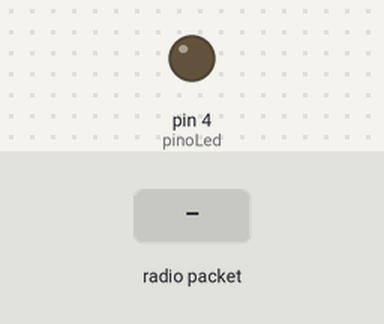
Recording of a sketch running on a simulated Arduino Uno, built with avr-gcc and run on an emulated ATmega328P. Shown: output pins drawn as LEDs (lit = HIGH). The inputs (shaded band) are chosen by the test bench. No radio packets arrive unless stated.

Above: at 1.2 s.
1.3 s: radio packet "led" arrives
At 1.6 s:
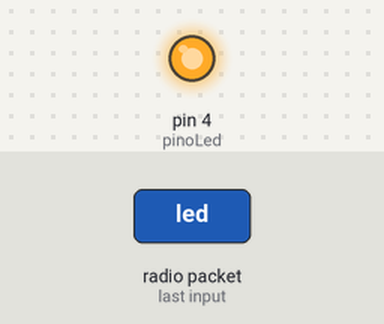
Timing chart, 0 to 4.3 s (numbered marks = the images above; inputs shaded):
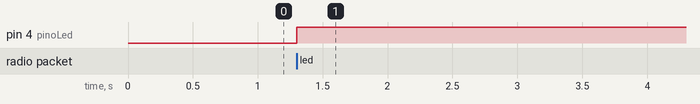

The sketch:

receptor.ino
```cpp
#include <RH_ASK.h> //INCLUSÃO DE BIBLIOTECA
#include <SPI.h> //INCLUSÃO DE BIBLIOTECA

RH_ASK driver; //CRIA O DRIVER PARA COMUNICAÇÃO

const int pinoLed = 4; //PINO DIGITAL UTILIZADO PELO LED
String str = ""; //VARIÁVEL DO TIPO STRING
int statusLed = 0; //VARIÁVEL DO TIPO INT (CONTROLA O ESTADO ATUAL DO LED)

void setup(){
    driver.init(); //INICIALIZA A COMUNICAÇÃO RF DO DRIVER
    pinMode(pinoLed, OUTPUT); //DEFINE O PINO COMO SAÍDA
    digitalWrite(pinoLed, LOW); //LED INICIA DESLIGADO
}
void loop(){
    uint8_t buf[RH_ASK_MAX_MESSAGE_LEN]; //LÊ A MENSAGEM RECEBIDA (PALAVRA: led)
    uint8_t buflen = sizeof(buf); //CRIA O COMPRIMENTO DO BUFFER PARA O TAMANHO DE buf

    if(driver.recv(buf, &buflen)){ //SE O DRIVER RECEBEU buf(INTEIRO) E buflen (COMPRIMENTO DE DADOS), FAZ
     str = ""; //VARIÁVEL RECEBE VAZIO
     int i; //VARIÁVEL LOCAL DO TIPO INTEIRO

     for(int i = 0; i < buflen; i++){ //PARA i IGUAL A 0, ENQUANTO i MENOR QUE buflen, INCREMENTA i
      str += (char)buf[i]; //VARIÁVEL RECEBE OS CARACTERES E FORMA A PALAVRA
     }
     if((str.equals("led")) && (statusLed == 0)){ //SE str FOR IGUAL A "led" E statusLed FOR IGUAL A 0, FAZ
      statusLed = 1; //VARIÁVEL RECEBE 1
        digitalWrite(pinoLed, HIGH); //ACENDE O LED
     }else{ //SENÃO, FAZ
      if((str.equals("led")) && (statusLed == 1)){ //SE str FOR IGUAL A "led" E statusLed FOR IGUAL A 1, FAZ
          statusLed = 0; //VARIÁVEL RECEBE 0
            digitalWrite(pinoLed, LOW); //APAGA O LED
      }
     }
    }
}
```

Measured:
- after the input at 1.3 s, pin 4 (pinoLed): LOW → HIGH at once
